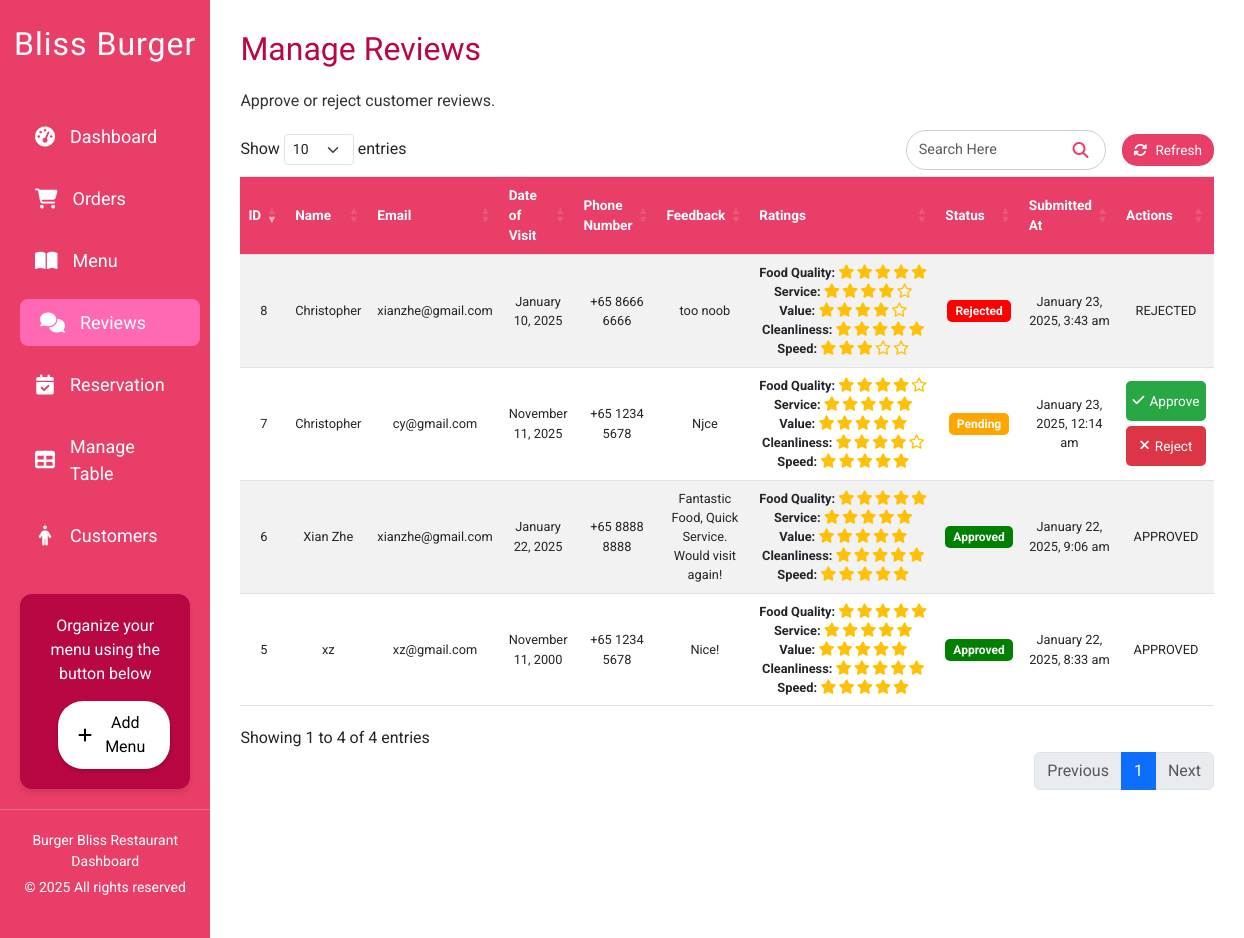
The page /php_admin/admin_reviews.php on the database its author committed.
### tables this page shows
CREATE TABLE `reviews` (
  `id` int(11) NOT NULL,
  `name` varchar(100) NOT NULL,
  `email` varchar(100) NOT NULL,
  `date_of_visit` date NOT NULL,
  `phone_number` varchar(20) NOT NULL,
  `feedback` text NOT NULL,
  `food_quality` tinyint(4) NOT NULL,
  `service` tinyint(4) NOT NULL,
  `value` tinyint(4) NOT NULL,
  `cleanliness` tinyint(4) NOT NULL,
  `speed` tinyint(4) NOT NULL,
  `created_at` timestamp NOT NULL DEFAULT current_timestamp(),
  `status` enum('pending','approved','rejected') NOT NULL DEFAULT 'pending'
);

### php_admin/admin_reviews.php (the view, shortened to what this page needs)
<?php
include 'db_connection.php';
$reviews = [];
$result = $conn->query("SELECT * FROM `reviews` ORDER BY `created_at` DESC");
if ($result) {
    while ($row = $result->fetch_assoc()) {
        $reviews[] = $row;
    }
} else {
    $_SESSION['error'] = "Error fetching reviews.";
}
?>
<!DOCTYPE html>
<html lang="en">
<head>
    <link rel="stylesheet" href="https://cdnjs.cloudflare.com/ajax/libs/font-awesome/6.4.0/css/all.min.css"/>
    <link rel="stylesheet" href="../css/admin_navbar.css">
    <link rel="stylesheet" href="../css/admin_reviews.css">
    <link href="https://cdn.jsdelivr.net/npm/bootstrap@5.3.0/dist/css/bootstrap.min.css" rel="stylesheet">
    <link rel="stylesheet" href="https://cdn.datatables.net/1.13.5/css/dataTables.bootstrap5.min.css">
</head>
<body>
    <?php include "admin_navbar.php"?>
    <div class="main-content container-fluid">
        <h2>Manage Reviews</h2>
        <p>Approve or reject customer reviews.</p>
        <div class="table-responsive">
            <table id="reviewsTable" class="reviews-table table table-striped table-bordered">
                <thead>
                    <tr>
                        <th>ID</th>
                        <th>Name</th>
                        <th>Email</th>
                        <th>Date of Visit</th>
                        <th>Phone Number</th>
                        <th>Feedback</th>
                        <th>Ratings</th>
                        <th>Status</th>
                        <th>Submitted At</th>
                        <th>Actions</th>
                    </tr>
                </thead>
                <tbody>
                    <?php if (!empty($reviews)): ?>
                        <?php foreach ($reviews as $review): ?>
                            <tr>
                                <td><?php echo htmlspecialchars($review['id']); ?></td>
                                <td style="white-space: nowrap;"><?php echo htmlspecialchars($review['name']); ?></td>
                                <td><?php echo htmlspecialchars($review['email']); ?></td>
                                <td><?php echo htmlspecialchars(date("F j, Y", strtotime($review['date_of_visit']))); ?></td>
                                <td><?php echo htmlspecialchars($review['phone_number']); ?></td>
                                <td><?php echo nl2br(htmlspecialchars($review['feedback'])); ?></td>
                                <td class="ratings">
                                    <?php
                                        $categories = [
                                            'Food Quality' => $review['food_quality'],
                                            'Service' => $review['service'],
                                            'Value' => $review['value'],
                                            'Cleanliness' => $review['cleanliness'],
                                            'Speed' => $review['speed']
                                        ];
                                        foreach ($categories as $category => $rating) {
                                            echo '<strong>' . htmlspecialchars($category) . ':</strong> ';
                                            for ($i = 1; $i <= 5; $i++) {
                                                if ($i <= $rating) {
                                                    echo '<i class="fas fa-star text-warning"></i>';
                                                } else {
                                                    echo '<i class="far fa-star text-warning"></i>';
                                                }
                                            }
                                            echo '<br>';
                                        }
                                    ?>
                                </td>
                                <td>
                                    <?php
                                        $status = strtolower($review['status']);
                                        $badge_class = '';
                                        switch ($status) {
                                            case 'approved':
                                                $badge_class = 'status-approved';
                                                break;
                                            case 'rejected':
                                                $badge_class = 'status-rejected';
                                                break;
                                            case 'pending':
                                            default:
                                                $badge_class = 'status-pending';
                                                break;
                                        }
                                    ?>
                                    <span class="status-badge <?php echo $badge_class; ?>">
                                        <?php echo ucfirst($review['status']); ?>
                                    </span>
                                </td>
                                <td><?php echo htmlspecialchars(date("F j, Y, g:i a", strtotime($review['created_at']))); ?></td>
                                <td class="action-buttons">
                                    <?php if ($review['status'] === 'pending'): ?>
                                        <form method="POST" action="admin_reviews.php" class="action-form">
                                            <button type="submit" class="btn action-btn btn-approve" onclick="return confirm('Are you sure you want to approve this review?');">
                                                <i class="fas fa-check"></i> Approve
                                            </button>
                                        </form>
                                        <form method="POST" action="admin_reviews.php" class="action-form">
                                            <button type="submit" class="btn action-btn btn-reject" onclick="return confirm('Are you sure you want to reject this review?');">
                                                <i class="fas fa-times"></i> Reject
                                            </button>
                                        </form>
                                    <?php else: echo strtoupper($status)?>
                                    <?php endif; ?>
                                </td>
                            </tr>
                        <?php endforeach; ?>
                    <?php else: ?>
                        <tr>
                            <td colspan="10" class="text-center">No reviews found.</td>
                        </tr>
                    <?php endif; ?>
                </tbody>
            </table>
        </div>
    </div>
</body>
</html>

### css/admin_navbar.css (style rules this page uses)
* { margin: 0; padding: 0; box-sizing: border-box; }
:root { --sidebar-bg: #e93e68; --sidebar-hover: #ff69b4; --button-bg: #ffffff; --button-hover: #ff1493; --font-primary: 'Roboto', sans-serif; --font-secondary: 'Lobster', cursive; --text-color: #ffffff; --accent-color: #b90743; --transition-speed: 0.3s; --box-shadow: 0 4px 6px rgba(0, 0, 0, 0.1); }
body { font-family: var(--font-primary); display: flex; min-height: 100vh; background-color: #f5f5f5; animation: fadeIn 1s ease-in-out; }
.main-content { flex: 1; padding: 30px; background-color: #ffffff; box-shadow: -2px 0 5px rgba(0,0,0,0.1); transition: margin-left var(--transition-speed); animation: mainContentFadeIn 1s ease-in-out; }
.main-content h2 { font-family: var(--font-secondary); color: var(--accent-color); margin-bottom: 20px; opacity: 0; transform: translateY(-20px); animation: fadeInUp 0.5s forwards; animation-delay: 1.4s; }
.main-content p { font-size: 16px; color: #333333; line-height: 1.6; opacity: 0; transform: translateY(20px); animation: fadeInUp 0.5s forwards; animation-delay: 1.5s; }

### css/admin_reviews.css (style rules this page uses)
body { font-family: 'Roboto', sans-serif; background-color: #f8f9fa; }
.main-content { padding: 20px; }
h2 { font-family: 'Lobster', cursive; margin-bottom: 20px; color: #333333; font-size: 1.6rem; }
.reviews-table { width: 100%; border-collapse: collapse; font-size: 0.8rem; }
.reviews-table th, .reviews-table td { border-left: none !important; border-right: none !important; text-align: center; vertical-align: middle; }
.reviews-table th { background-color: #e93e68 !important; color: #ffffff !important; font-size: 0.85rem; }
.status-badge { padding: 4px 8px; border-radius: 5px; color: white; font-weight: bold; font-size: 0.75rem; }
.status-pending { background-color: orange; }
.status-approved { background-color: green; }
.status-rejected { background-color: red; }
.action-buttons form { display: inline-block; }
.action-buttons button { padding: 4px 8px; font-size: 0.75rem; }
.ratings { white-space: nowrap; }
.ratings i { margin-right: 2px; font-size: 0.9rem; }
.action-btn { width: 80px !important; height: 40px !important; padding: 8px 0 !important; font-size: 0.85rem !important; border-radius: 5px !important; display: inline-flex !important; justify-content: center !important; align-items: center !important; gap: 5px !important; transition: all 0.3s ease !important; margin-top: 2.5px !important; margin-bottom: 2.5px !important; }
.btn-approve { background-color: #28a745 !important; color: white !important; border: none !important; }
.btn-reject { background-color: #dc3545 !important; color: white !important; border: none !important; }
.action-form { display: inline-block !important; }

### rows shown on the page
reviews: id "8", name "Christopher", email "xianzhe@gmail.com", date_of_visit "January 10, 2025", phone_number "+65 8666 6666", feedback "too noob", category "Food Quality", category "Service", service 4 (drawn), category "Value", value 4 (drawn), category "Cleanliness", cleanliness 5 (drawn), category "Speed", speed 3 (drawn), status "Rejected", created_at "January 23, 2025, 3:43 am", status "REJECTED"
reviews: id "7", name "Christopher", email "cy@gmail.com", date_of_visit "November 11, 2025", phone_number "+65 1234 5678", feedback "Njce", category "Food Quality", category "Service", category "Value", category "Cleanliness", category "Speed", status "Pending", created_at "January 23, 2025, 12:14 am"
reviews: id "6", name "Xian Zhe", email "xianzhe@gmail.com", date_of_visit "January 22, 2025", phone_number "+65 8888 8888", feedback "Fantastic Food, Quick Service. Would visit again!", category "Food Quality", category "Service", category "Value", category "Cleanliness", category "Speed", status "Approved", created_at "January 22, 2025, 9:06 am", status "APPROVED"
reviews: id "5", name "xz", email "xz@gmail.com", date_of_visit "November 11, 2000", phone_number "+65 1234 5678", feedback "Nice!", category "Food Quality", category "Service", category "Value", category "Cleanliness", category "Speed", status "Approved", created_at "January 22, 2025, 8:33 am", status "APPROVED"
